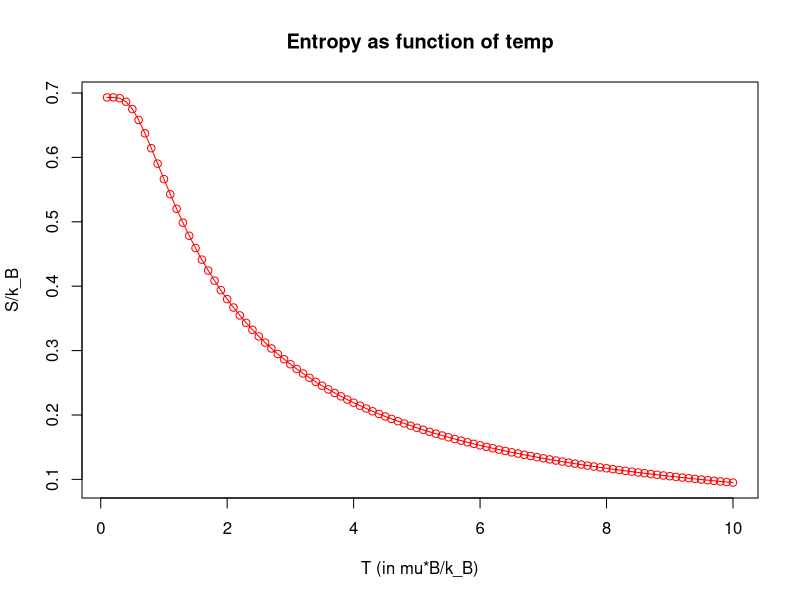

This figure's R source:
## N <- 1e23
## mu <- this
## k_B <- 1.381e-23                        #J/K

## To log or not log temperature ...
do_png <- TRUE

do_xLog <- FALSE
if(do_xLog) {
    T <- c(1:9 %o% 10^(3:7))            #In units of ( mu B ) / k_B 
} else {
    T <- seq(0.1,10,0.1)                #In units of ( mu B ) / k_B

}

## Ubar <- N * tanh(1/T)                   #In units of U / (mu B)
Ubarbar <- tanh(1/T)                   #In units of U / (N mu B)

## Entropy as function of temperature
## S <- N*log(N) + 0.5 * log((N^2 - Ubar^2)) - 0.5 * log((N - Ubar)/(N + Ubar))
## S <- N*log(N) + 0.5 * log(N^2 * (1 - (Ubar/N)^2 ) ) - 0.5 * log((1 - Ubar/N)/(1 + Ubar/N))
## S <- N*log(N) + 0.5 * log(N^2) +0.5 * log(1 - (Ubar/N)^2 ) ) - 0.5 * log((1 - Ubar/N)/(1 + Ubar/N))
## S <- N*log(N) + log(N) + 0.5 * log(1 - (Ubar/N)^2 ) ) - 0.5 * log((1 - Ubar/N)/(1 + Ubar/N))
## S <- log(N) * ( N + 1 ) + 0.5 * log(1 - (Ubar/N)^2 ) ) - 0.5 * log((1 - Ubar/N)/(1 + Ubar/N))
## S <- log(N) * ( N + 1 ) + 0.5 * log(1 - (Ubar/N)^2 ) ) + 0.5 * log((1 + Ubar/N)/(1 - Ubar/N))
## S <- log(N) * ( N + 1 ) + log(1 + Ubar/N) 
S <- log(1 + Ubarbar) 


## Give the chart file a name.
if(do_png) {
    png(file = "p3_21__S_as_function_T.png",pointsize=24,height=800,width=600)
} else {
    x11()
}

## Plot the bar chart. 
plot(T,S,type = "o", col = "red", xlab = "T (in mu*B/k_B)", ylab = "S/k_B",
   main = "Entropy as function of temp",xlog=do_xLog)

## Save the file.
if(do_png) { dev.off() }
